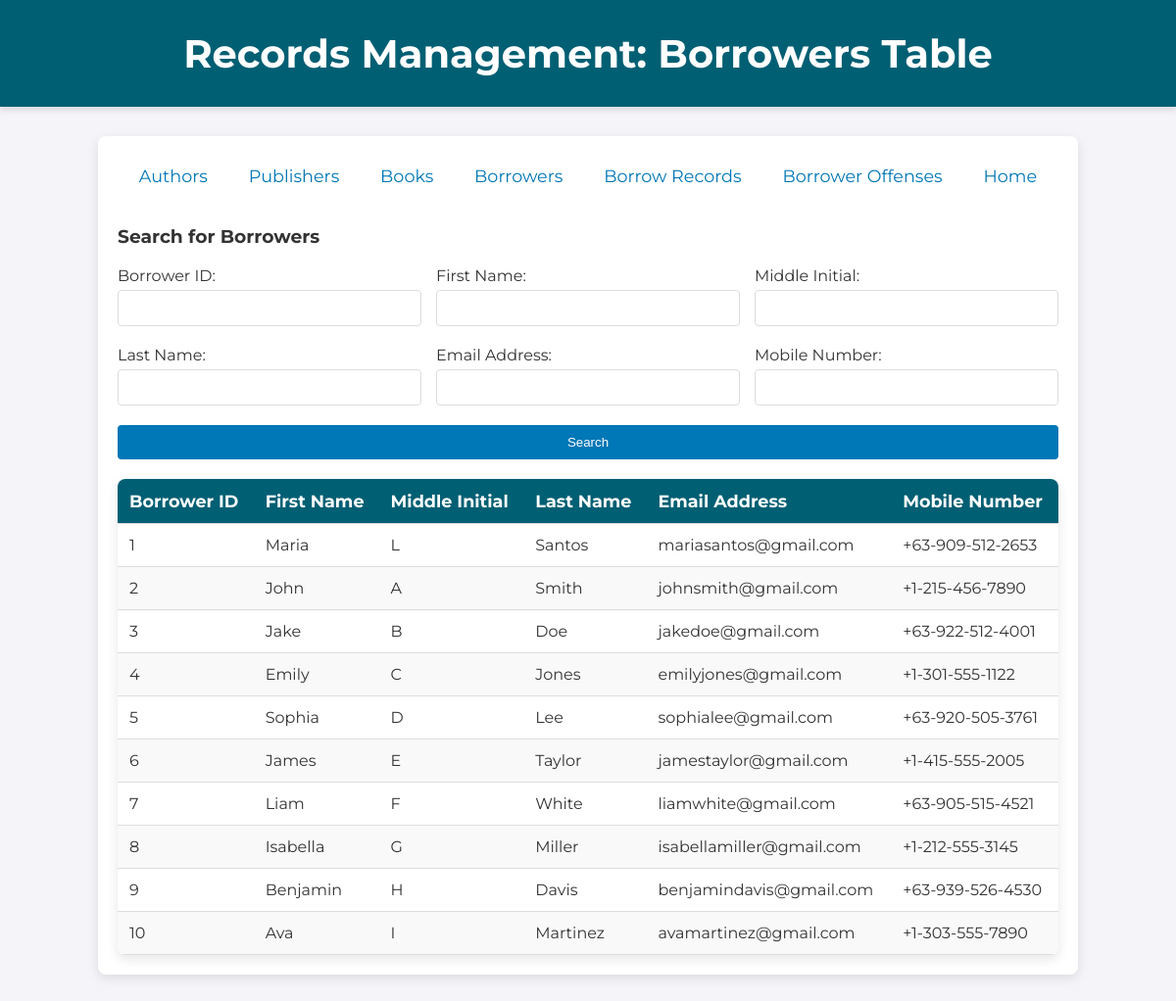
/borrowers, run on the app's committed database.
### tables this page shows
CREATE TABLE Borrowers (
	borrower_id INT AUTO_INCREMENT PRIMARY KEY,
    first_name VARCHAR(50),
    middle_initial CHAR(1),
    last_name VARCHAR(50),
    email_address VARCHAR(50),
    mobile_no VARCHAR(20)
);

### app.py (the view)
@app.route("/borrowers", methods=["GET", "POST"])
def borrowers():
    if request.method == "POST":
        borrower_id = request.form.get("borrower_id")
        first_name = request.form.get("first_name")
        middle_initial = request.form.get("middle_initial")
        last_name = request.form.get("last_name")
        email_address = request.form.get("email_address")
        mobile_no = request.form.get("mobile_no")
        query = "SELECT * FROM Borrowers WHERE 1=1"
        params = []
        if not borrower_id and not first_name and not middle_initial and not last_name and not email_address and not mobile_no:
            borrowers = db.execute("SELECT * FROM Borrowers")
        else:
            query = "SELECT * FROM Borrowers WHERE 1=1"
            params = []
            if borrower_id:
                try:
                    borrower_id = int(borrower_id)
                    query += " AND borrower_id = ?"
                    params.append(borrower_id)
                except ValueError:
                    return render_template("borrowers.html", borrowers=[], message="Invalid Borrower ID input")
            if first_name:
                query += " AND first_name LIKE ?"
                params.append(f"%{first_name}%")
            if middle_initial:
                query += " AND middle_initial LIKE ?"
                params.append(f"%{middle_initial}%")
            if last_name:
                query += " AND last_name LIKE ?"
                params.append(f"%{last_name}%")
            if email_address:
                query += " AND email_address LIKE ?"
                params.append(f"%{email_address}%")
            if mobile_no:
                query += " AND mobile_no LIKE ?"
                params.append(f"%{mobile_no}%")
            try:
                borrowers = db.execute(query, params)
            except Exception as e:
                print(f"Error executing query: {e}")
                return render_template("borrowers.html", borrowers=[], message="An error occurred while fetching borrowers.")
        return render_template("borrowers.html", borrowers=borrowers)
    else:
        borrowers = db.execute("SELECT * FROM Borrowers")
        return render_template("borrowers.html", borrowers=borrowers)

### app.py (called while the page is built)
@app.after_request
def after_request(response):
    response.headers["Cache-Control"] = "no-cache, no-store, must-revalidate"
    response.headers["Expires"] = 0
    response.headers["Pragma"] = "no-cache"
    return response

### templates/borrowers.html
{% extends "records.html" %}
{% block title %}
Borrowers Table
{% endblock %}
{% block main %}
    <h3>Search for Borrowers</h3>
    <form action="/borrowers" method="POST" class="form">
        <div class="form-row">
            <label>Borrower ID: <input autocomplete="off" min="1" name="borrower_id" type="number"></label>
            <label>First Name: <input autocomplete="off" maxlength="50" name="first_name" type="text"></label>
            <label>Middle Initial: <input autocomplete="off" maxlength="1" pattern="[A-Za-z]" name="middle_initial" type="text"></label>
        </div>
        <div class="form-row">
            <label>Last Name: <input autocomplete="off" maxlength="50" name="last_name" type="text"></label>
            <label>Email Address: <input autocomplete="off" maxlength="50" name="email_address" type="text"></label>
            <label>Mobile Number: <input autocomplete="off" maxlength="20" name="mobile_no" type="text"></label>
        </div>
        <button type="submit">Search</button>
    </form>
    <table>
        <thead>
            <tr>
                <th>Borrower ID</th>
                <th>First Name</th>
                <th>Middle Initial</th>
                <th>Last Name</th>
                <th>Email Address</th>
                <th>Mobile Number</th>
            </tr>
        </thead>
        <tbody>
            {% for borrower in borrowers %}
                <tr>
                    <td>{{ borrower.borrower_id }}</td>
                    <td>{{ borrower.first_name }}</td>
                    <td>{{ borrower.middle_initial }}</td>
                    <td>{{ borrower.last_name }}</td>
                    <td>{{ borrower.email_address }}</td>
                    <td>{{ borrower.mobile_no }}</td>
                </tr>
            {% endfor %}
        </tbody>
    </table>
{% endblock %}

### static/styles.css (style rules this page uses)
body { font-family: 'Montserrat', sans-serif; background-color: #f4f4f9; color: #333; margin: 0; padding: 0; }
table { width: 100%; border-collapse: collapse; margin-top: 20px; border-radius: 8px; overflow: hidden; box-shadow: 0 4px 12px rgba(0, 0, 0, 0.1); }
table th, table td { padding: 12px; text-align: left; border-bottom: 1px solid #ddd; }
table th { background-color: #005f73; color: white; font-size: 1.1em; }
table tr:nth-child(even) { background-color: #f9f9f9; }
button { background-color: #0077b6; color: white; padding: 10px 20px; border: none; border-radius: 4px; cursor: pointer; transition: background-color 0.3s ease; }
.form { display: flex; flex-direction: column; gap: 20px; }
.form-row { display: flex; flex-wrap: wrap; gap: 15px; }
.form-row label { flex: 1 1 18%; }
.form-row select, .form-row input { width: 100%; padding: 10px; margin-top: 5px; border: 1px solid #ddd; border-radius: 4px; box-sizing: border-box; }

### data on the page
Borrowers: borrower_id "1", first_name "Maria", middle_initial "L", last_name "Santos", email_address "mariasantos@gmail.com", mobile_no "+63-909-512-2653"
Borrowers: borrower_id "2", first_name "John", middle_initial "A", last_name "Smith", email_address "johnsmith@gmail.com", mobile_no "+1-215-456-7890"
Borrowers: borrower_id "3", first_name "Jake", middle_initial "B", last_name "Doe", email_address "jakedoe@gmail.com", mobile_no "+63-922-512-4001"
Borrowers: borrower_id "4", first_name "Emily", middle_initial "C", last_name "Jones", email_address "emilyjones@gmail.com", mobile_no "+1-301-555-1122"
Borrowers: borrower_id "5", first_name "Sophia", middle_initial "D", last_name "Lee", email_address "sophialee@gmail.com", mobile_no "+63-920-505-3761"
Borrowers: borrower_id "6", first_name "James", middle_initial "E", last_name "Taylor", email_address "jamestaylor@gmail.com", mobile_no "+1-415-555-2005"
Borrowers: borrower_id "7", first_name "Liam", middle_initial "F", last_name "White", email_address "liamwhite@gmail.com", mobile_no "+63-905-515-4521"
Borrowers: borrower_id "8", first_name "Isabella", middle_initial "G", last_name "Miller", email_address "isabellamiller@gmail.com", mobile_no "+1-212-555-3145"
Borrowers: borrower_id "9", first_name "Benjamin", middle_initial "H", last_name "Davis", email_address "benjamindavis@gmail.com", mobile_no "+63-939-526-4530"
Borrowers: borrower_id "10", first_name "Ava", middle_initial "I", last_name "Martinez", email_address "avamartinez@gmail.com", mobile_no "+1-303-555-7890"
